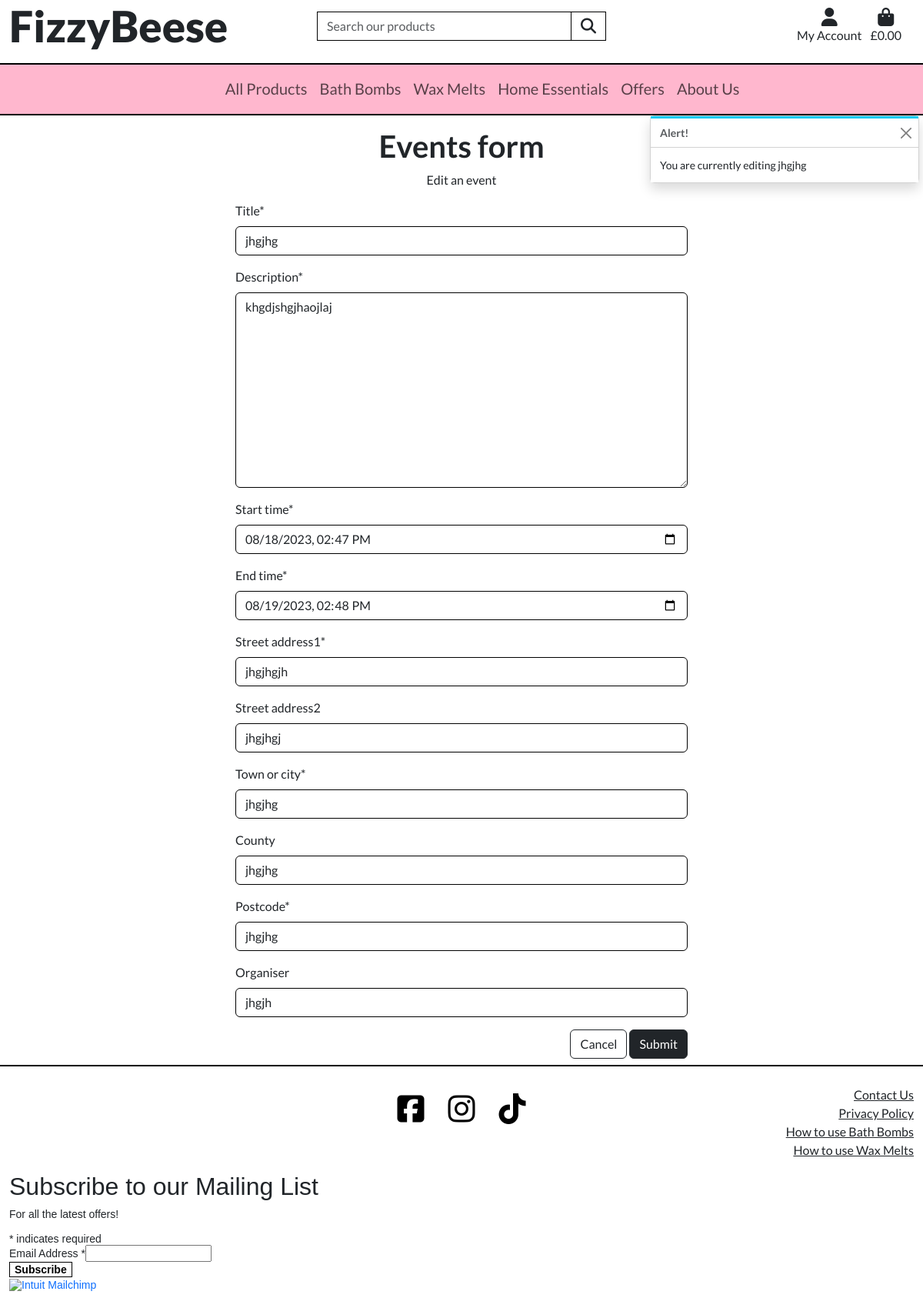
Page /events/edit/4 (signed in) on the committed database.
### events/models.py (models this page shows, shortened)
class Event(models.Model):
    title = models.CharField(max_length=255, blank=False, null=False)
    description = models.TextField(blank=False, null=False)
    start_time = models.DateTimeField()
    end_time = models.DateTimeField()
    street_address1 = models.CharField(max_length=80, null=False, blank=False)
    street_address2 = models.CharField(max_length=80, null=True, blank=True)
    town_or_city = models.CharField(max_length=40, null=False, blank=False)
    county = models.CharField(max_length=80, null=True, blank=True)
    postcode = models.CharField(max_length=20, null=False, blank=False)
    organiser = models.CharField(max_length=256, blank=True, null=True)
    created_on = models.DateTimeField(auto_now_add=True)
    class Meta:
        ordering = ['-start_time']

### events/views.py (the view)
# urls.py: path('edit/<int:event_id>', views.edit_event, name='edit_event'),
@login_required
def edit_event(request, event_id):
    if not request.user.is_superuser:
        messages.error(request, 'Sorry, only store owners can do that!')
        return redirect(reverse('home'))
    event = get_object_or_404(Event, pk=event_id)
    if request.method == 'POST':
        form = EventForm(request.POST, instance=event)
        if form.is_valid():
            form.save()
            messages.success(request, 'Successfully updated event!')
            return redirect(reverse('events_list'))
        else:
            messages.error(
                request, 'Failed to update please ensure the form is valid.')
    else:
        form = EventForm(instance=event)
        messages.info(request, f'You are currently editing {event.title}')
    template = 'events/edit_event.html'
    context = {
        'form': form,
        'event': event,
    }
    return render(request, template, context)

### events/forms.py
class EventForm(forms.ModelForm):
    class Meta:
        model = Event
        exclude = ('created_on',)
        widgets = {
            'start_time': forms.DateTimeInput(
                attrs={
                    'type': 'datetime-local'}),
            'end_time': forms.DateTimeInput(
                attrs={
                    'type': 'datetime-local'}),
        }

### bag/contexts.py (called while the page is built, shortened)
def bag_contents(request):
    bag_items = []
    total = 0
    product_count = 0
    total_weight = 0
    bag = request.session.get('bag', {})
    if total < settings.FREE_DELIVERY_THRESHOLD:
        if product_count == 0:
            delivery = 0
        free_delivery_delta = settings.FREE_DELIVERY_THRESHOLD - total
    else:
        delivery = 0
        free_delivery_delta = 0
    grand_total = delivery + total
    context = {
        'bag_items': bag_items,
        'total': total,
        'product_count': product_count,
        'total_weight': total_weight,
        'delivery': delivery,
        'free_delivery_delta': free_delivery_delta,
        'free_delivery_threshold': settings.FREE_DELIVERY_THRESHOLD,
        'grand_total': grand_total,
    }
    return context

### home/contexts.py (called while the page is built)
def offers(model):
    clearance_products = Product.objects.filter(is_clearance=True)
    sale_products = Product.objects.filter(sale_price=True)
    context = {
        'clearance_products': clearance_products,
        'sale_products': sale_products,
    }
    return context

### testimonials/contexts.py (called while the page is built)
def testimonial_context(request):
    testimonials = Testimonial.objects.filter(approved=True)
    context = {
        'testimonials': testimonials,
    }
    return context

### events/templates/events/edit_event.html (shortened to what this page needs)
{% extends 'base.html' %}
{% load static %}
{% block content %}
    <div class="row justify-content-center">
        <div class="col-12">
            <h1 class="text-center mt-3 fw-bold">Events form</h1>
            <p class="text-center">Edit an event</p>
        </div>
        <div class="col-10 col-md-8 col-lg-6">
            <form method="POST" action="{% url 'edit_event' event.id %}" class="form mb-2">
                {{ form | crispy }}
                <div class="text-end">
                    <a href="{% url 'home' %}" class="btn btn-outline-dark">Cancel</a>
                    <button class="btn btn-dark" type="submit">Submit</button>
                </div>
            </form>
        </div>
    </div>
{% endblock %}

### static/css/base.css (style rules this page uses)
html { height: 100% }
body { font-family: 'Lato', sans-serif; font-weight: 400; width: 100vw; }
.form-control { border: 1px solid black; }

### rows in the picture
Event: title "jhgjhg", description "khgdjshgjhaojlaj", start_time "08/18/2023 14:47", end_time "08/19/2023 14:48", street_address1 "jhgjhgjh", street_address2 "jhgjhgj", town_or_city "jhgjhg", county "jhgjhg", postcode "jhgjhg", organiser "jhgjh"

### other values in the picture
{{ message }} "You are currently editing jhgjhg"
